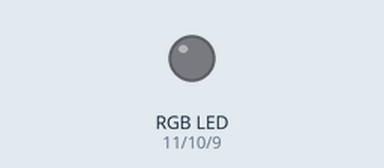
Recording of a sketch running on a simulated Arduino Uno, built with avr-gcc and run on an emulated ATmega328P. Shown: an RGB LED mixed from three pins (HIGH = lit). Dim RGB values are drawn brighter than linear; random numbers use the default seed unless the sketch sets one.

Above: at 0.15 s.
At 4.7 s:
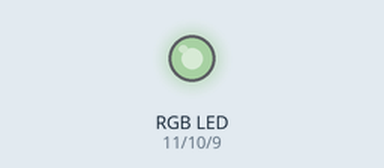
At 8.94 s:
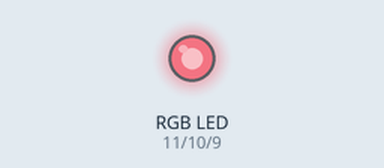
At 17.78 s:
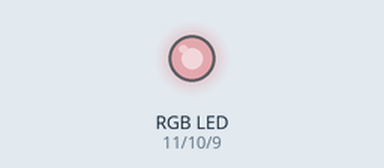
At 26.75 s:
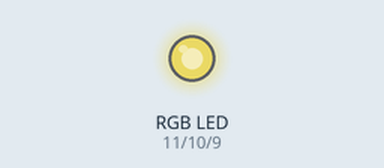
At 35.27 s:
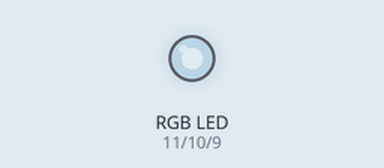
Timing chart, 0 to 35.2 s (numbered marks = the images above):
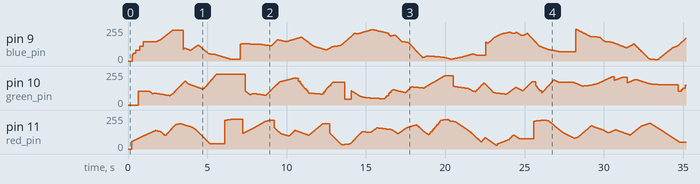

The sketch:

010_randomness_rgb_mood_light.ino
```cpp
// import das bibliotecas Chrono e Ramp

// biblioteca Chrono serve de cronómetro para realizar operações baseadas em tempo
// em vez do comando delay()
#include <Chrono.h>

// biblioteca Ramp serve para suavizar uma transição de um valor para o outro
#include <Ramp.h>

// instancias das bibliotecas
Chrono red_chrono, green_chrono, blue_chrono;
ramp red_ramp, green_ramp, blue_ramp;

int red_random, green_random, blue_random;

// valores do led rgb
int red_val, green_val, blue_val;

// pins do led rgb
int red_pin = 11;
int green_pin = 10;
int blue_pin = 9;

void setup() {
  Serial.begin(9600);
}

void loop()
{
  if (red_chrono.hasPassed(red_random))
  {
    red_ramp.go(random(255), 1000);
    red_random = random(1000);
    red_chrono.restart();
  }

  if (green_chrono.hasPassed(green_random))
  {
    green_ramp.go(random(255), 1000);
    green_random = random(1000);
    green_chrono.restart();
  }

  if (blue_chrono.hasPassed(blue_random))
  {
    blue_ramp.go(random(255), 1000);
    blue_random = random(1000);
    blue_chrono.restart();
  }

  analogWrite(red_pin, red_ramp.update());
  analogWrite(green_pin, green_ramp.update());
  analogWrite(blue_pin, blue_ramp.update());

}
```
